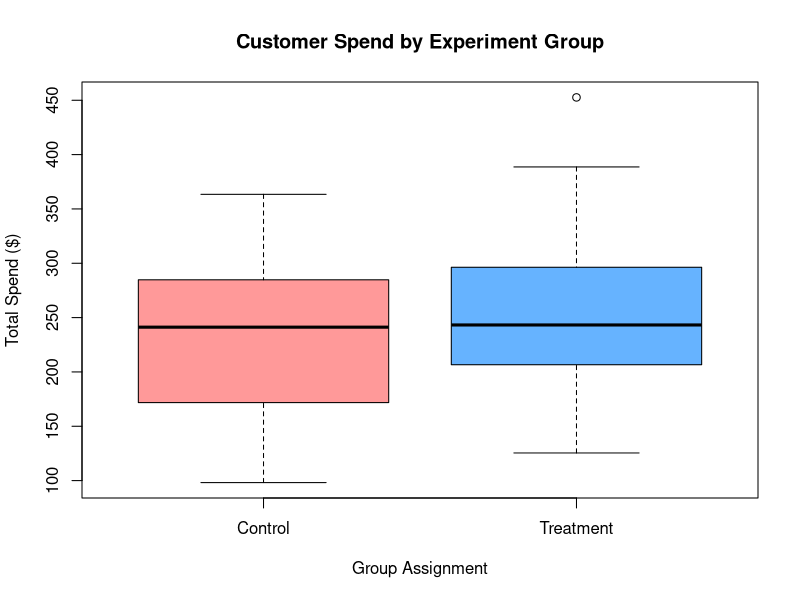

This chart was generated by the following R code:
# --- Step 1: Generate Mock Sample Data ---
set.seed(42) # Ensures reproducibility

sample_data <- data.frame(
  CustomerID = 1:100,
  Age = sample(18:65, 100, replace = TRUE),
  Spend = round(rnorm(100, mean = 250, sd = 75), 2),
  Group = sample(c("Control", "Treatment"), 100, replace = TRUE)
)

# --- Step 2: Test Data Inspection ---
print("First 6 rows of the generated dataset:")
print(head(sample_data))

# --- Step 3: Split into Train and Test Subsets ---
# Select 80% of rows randomly for a training sample
train_indices <- sample(1:nrow(sample_data), 0.8 * nrow(sample_data))
train_set <- sample_data[train_indices, ]
test_set  <- sample_data[-train_indices, ]

print(paste("Training set rows:", nrow(train_set)))
print(paste("Testing set rows:", nrow(test_set)))

# --- Step 4: Run a Statistical Test (t-test) ---
# Testing if Spend differs significantly between Control and Treatment
t_test_result <- t.test(Spend ~ Group, data = sample_data)
print(t_test_result)

# --- Step 5: Visualizing the Data ---
# This will trigger the VS Code interactive plot viewer
boxplot(Spend ~ Group, data = sample_data,
        main = "Customer Spend by Experiment Group",
        xlab = "Group Assignment",
        ylab = "Total Spend ($)",
        col = c("#ff9999", "#66b3ff"))
